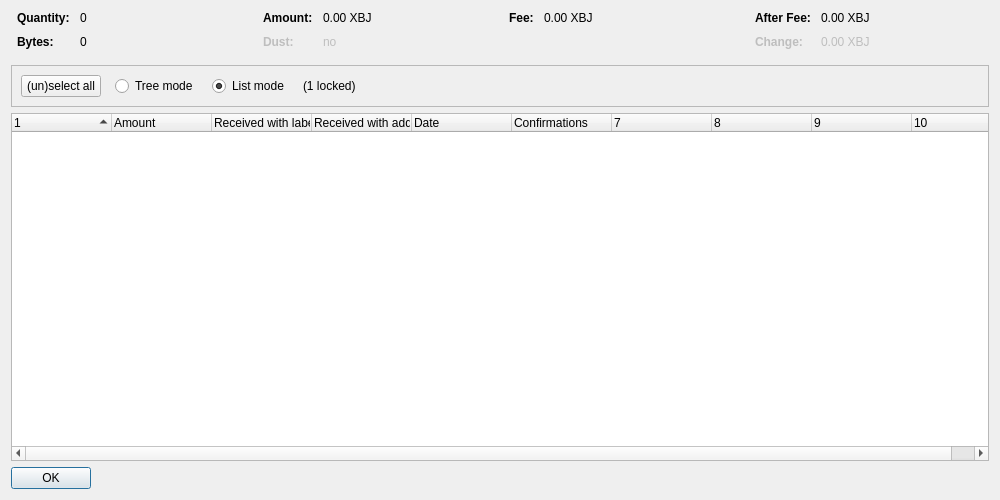
<?xml version="1.0" encoding="UTF-8"?>
<ui version="4.0">
 <class>CoinControlDialog</class>
 <widget class="QDialog" name="CoinControlDialog">
  <property name="geometry">
   <rect>
    <x>0</x>
    <y>0</y>
    <width>1000</width>
    <height>500</height>
   </rect>
  </property>
  <property name="windowTitle">
   <string>Coin Selection</string>
  </property>
  <layout class="QVBoxLayout" name="verticalLayout">
   <item>
    <layout class="QHBoxLayout" name="horizontalLayoutTop" stretch="0,0,0,0">
     <property name="topMargin">
      <number>0</number>
     </property>
     <property name="bottomMargin">
      <number>10</number>
     </property>
     <item>
      <layout class="QFormLayout" name="formLayoutCoinControl1">
       <property name="horizontalSpacing">
        <number>10</number>
       </property>
       <property name="verticalSpacing">
        <number>10</number>
       </property>
       <property name="leftMargin">
        <number>6</number>
       </property>
       <property name="rightMargin">
        <number>6</number>
       </property>
       <item row="0" column="0">
        <widget class="QLabel" name="labelCoinControlQuantityText">
         <property name="font">
          <font>
           <weight>75</weight>
           <bold>true</bold>
          </font>
         </property>
         <property name="text">
          <string>Quantity:</string>
         </property>
        </widget>
       </item>
       <item row="0" column="1">
        <widget class="QLabel" name="labelCoinControlQuantity">
         <property name="cursor">
          <cursorShape>IBeamCursor</cursorShape>
         </property>
         <property name="contextMenuPolicy">
          <enum>Qt::ActionsContextMenu</enum>
         </property>
         <property name="text">
          <string notr="true">0</string>
         </property>
         <property name="textInteractionFlags">
          <set>Qt::LinksAccessibleByMouse|Qt::TextSelectableByKeyboard|Qt::TextSelectableByMouse</set>
         </property>
        </widget>
       </item>
       <item row="1" column="0">
        <widget class="QLabel" name="labelCoinControlBytesText">
         <property name="font">
          <font>
           <weight>75</weight>
           <bold>true</bold>
          </font>
         </property>
         <property name="text">
          <string>Bytes:</string>
         </property>
        </widget>
       </item>
       <item row="1" column="1">
        <widget class="QLabel" name="labelCoinControlBytes">
         <property name="cursor">
          <cursorShape>IBeamCursor</cursorShape>
         </property>
         <property name="contextMenuPolicy">
          <enum>Qt::ActionsContextMenu</enum>
         </property>
         <property name="text">
          <string notr="true">0</string>
         </property>
         <property name="textInteractionFlags">
          <set>Qt::LinksAccessibleByMouse|Qt::TextSelectableByKeyboard|Qt::TextSelectableByMouse</set>
         </property>
        </widget>
       </item>
      </layout>
     </item>
     <item>
      <layout class="QFormLayout" name="formLayoutCoinControl2">
       <property name="horizontalSpacing">
        <number>10</number>
       </property>
       <property name="verticalSpacing">
        <number>10</number>
       </property>
       <property name="leftMargin">
        <number>6</number>
       </property>
       <property name="rightMargin">
        <number>6</number>
       </property>
       <item row="0" column="0">
        <widget class="QLabel" name="labelCoinControlAmountText">
         <property name="font">
          <font>
           <weight>75</weight>
           <bold>true</bold>
          </font>
         </property>
         <property name="text">
          <string>Amount:</string>
         </property>
        </widget>
       </item>
       <item row="0" column="1">
        <widget class="QLabel" name="labelCoinControlAmount">
         <property name="cursor">
          <cursorShape>IBeamCursor</cursorShape>
         </property>
         <property name="contextMenuPolicy">
          <enum>Qt::ActionsContextMenu</enum>
         </property>
         <property name="text">
          <string notr="true">0.00 XBJ</string>
         </property>
         <property name="textInteractionFlags">
          <set>Qt::LinksAccessibleByMouse|Qt::TextSelectableByKeyboard|Qt::TextSelectableByMouse</set>
         </property>
        </widget>
       </item>
       <item row="1" column="0">
        <widget class="QLabel" name="labelCoinControlLowOutputText">
         <property name="enabled">
          <bool>false</bool>
         </property>
         <property name="font">
          <font>
           <weight>75</weight>
           <bold>true</bold>
          </font>
         </property>
         <property name="text">
          <string>Dust:</string>
         </property>
        </widget>
       </item>
       <item row="1" column="1">
        <widget class="QLabel" name="labelCoinControlLowOutput">
         <property name="enabled">
          <bool>false</bool>
         </property>
         <property name="cursor">
          <cursorShape>IBeamCursor</cursorShape>
         </property>
         <property name="contextMenuPolicy">
          <enum>Qt::ActionsContextMenu</enum>
         </property>
         <property name="text">
          <string notr="true">no</string>
         </property>
         <property name="textInteractionFlags">
          <set>Qt::LinksAccessibleByMouse|Qt::TextSelectableByKeyboard|Qt::TextSelectableByMouse</set>
         </property>
        </widget>
       </item>
      </layout>
     </item>
     <item>
      <layout class="QFormLayout" name="formLayoutCoinControl3">
       <property name="horizontalSpacing">
        <number>10</number>
       </property>
       <property name="verticalSpacing">
        <number>10</number>
       </property>
       <property name="leftMargin">
        <number>6</number>
       </property>
       <property name="rightMargin">
        <number>6</number>
       </property>
       <item row="0" column="0">
        <widget class="QLabel" name="labelCoinControlFeeText">
         <property name="font">
          <font>
           <weight>75</weight>
           <bold>true</bold>
          </font>
         </property>
         <property name="text">
          <string>Fee:</string>
         </property>
        </widget>
       </item>
       <item row="0" column="1">
        <widget class="QLabel" name="labelCoinControlFee">
         <property name="cursor">
          <cursorShape>IBeamCursor</cursorShape>
         </property>
         <property name="contextMenuPolicy">
          <enum>Qt::ActionsContextMenu</enum>
         </property>
         <property name="text">
          <string notr="true">0.00 XBJ</string>
         </property>
         <property name="textInteractionFlags">
          <set>Qt::LinksAccessibleByMouse|Qt::TextSelectableByKeyboard|Qt::TextSelectableByMouse</set>
         </property>
        </widget>
       </item>
      </layout>
     </item>
     <item>
      <layout class="QFormLayout" name="formLayoutCoinControl4">
       <property name="horizontalSpacing">
        <number>10</number>
       </property>
       <property name="verticalSpacing">
        <number>10</number>
       </property>
       <property name="leftMargin">
        <number>6</number>
       </property>
       <property name="rightMargin">
        <number>6</number>
       </property>
       <item row="0" column="0">
        <widget class="QLabel" name="labelCoinControlAfterFeeText">
         <property name="font">
          <font>
           <weight>75</weight>
           <bold>true</bold>
          </font>
         </property>
         <property name="text">
          <string>After Fee:</string>
         </property>
        </widget>
       </item>
       <item row="0" column="1">
        <widget class="QLabel" name="labelCoinControlAfterFee">
         <property name="cursor">
          <cursorShape>IBeamCursor</cursorShape>
         </property>
         <property name="contextMenuPolicy">
          <enum>Qt::ActionsContextMenu</enum>
         </property>
         <property name="text">
          <string notr="true">0.00 XBJ</string>
         </property>
         <property name="textInteractionFlags">
          <set>Qt::LinksAccessibleByMouse|Qt::TextSelectableByKeyboard|Qt::TextSelectableByMouse</set>
         </property>
        </widget>
       </item>
       <item row="1" column="0">
        <widget class="QLabel" name="labelCoinControlChangeText">
         <property name="enabled">
          <bool>false</bool>
         </property>
         <property name="font">
          <font>
           <weight>75</weight>
           <bold>true</bold>
          </font>
         </property>
         <property name="text">
          <string>Change:</string>
         </property>
        </widget>
       </item>
       <item row="1" column="1">
        <widget class="QLabel" name="labelCoinControlChange">
         <property name="enabled">
          <bool>false</bool>
         </property>
         <property name="cursor">
          <cursorShape>IBeamCursor</cursorShape>
         </property>
         <property name="contextMenuPolicy">
          <enum>Qt::ActionsContextMenu</enum>
         </property>
         <property name="text">
          <string notr="true">0.00 XBJ</string>
         </property>
         <property name="textInteractionFlags">
          <set>Qt::LinksAccessibleByMouse|Qt::TextSelectableByKeyboard|Qt::TextSelectableByMouse</set>
         </property>
        </widget>
       </item>
      </layout>
     </item>
    </layout>
   </item>
   <item>
    <widget class="QFrame" name="frame">
     <property name="minimumSize">
      <size>
       <width>0</width>
       <height>40</height>
      </size>
     </property>
     <property name="frameShape">
      <enum>QFrame::StyledPanel</enum>
     </property>
     <property name="frameShadow">
      <enum>QFrame::Sunken</enum>
     </property>
     <layout class="QHBoxLayout" name="horizontalLayout">
      <item>
       <layout class="QHBoxLayout" name="horizontalLayoutPanel" stretch="0,0,0,0,0">
        <property name="spacing">
         <number>14</number>
        </property>
        <item>
         <widget class="QPushButton" name="pushButtonSelectAll">
          <property name="sizePolicy">
           <sizepolicy hsizetype="Maximum" vsizetype="Fixed">
            <horstretch>0</horstretch>
            <verstretch>0</verstretch>
           </sizepolicy>
          </property>
          <property name="text">
           <string>(un)select all</string>
          </property>
          <property name="autoDefault">
           <bool>false</bool>
          </property>
         </widget>
        </item>
        <item>
         <widget class="QRadioButton" name="radioTreeMode">
          <property name="sizePolicy">
           <sizepolicy hsizetype="Maximum" vsizetype="Fixed">
            <horstretch>0</horstretch>
            <verstretch>0</verstretch>
           </sizepolicy>
          </property>
          <property name="text">
           <string>Tree mode</string>
          </property>
         </widget>
        </item>
        <item>
         <widget class="QRadioButton" name="radioListMode">
          <property name="sizePolicy">
           <sizepolicy hsizetype="Maximum" vsizetype="Fixed">
            <horstretch>0</horstretch>
            <verstretch>0</verstretch>
           </sizepolicy>
          </property>
          <property name="text">
           <string>List mode</string>
          </property>
          <property name="checked">
           <bool>true</bool>
          </property>
         </widget>
        </item>
        <item>
         <widget class="QLabel" name="labelLocked">
          <property name="text">
           <string notr="true">(1 locked)</string>
          </property>
         </widget>
        </item>
        <item>
         <spacer name="horizontalSpacer">
          <property name="orientation">
           <enum>Qt::Horizontal</enum>
          </property>
          <property name="sizeHint" stdset="0">
           <size>
            <width>40</width>
            <height>20</height>
           </size>
          </property>
         </spacer>
        </item>
       </layout>
      </item>
     </layout>
    </widget>
   </item>
   <item>
    <widget class="CoinControlTreeWidget" name="treeWidget">
     <property name="contextMenuPolicy">
      <enum>Qt::CustomContextMenu</enum>
     </property>
     <property name="sortingEnabled">
      <bool>false</bool>
     </property>
     <property name="columnCount">
      <number>10</number>
     </property>
     <attribute name="headerShowSortIndicator" stdset="0">
      <bool>true</bool>
     </attribute>
     <attribute name="headerStretchLastSection">
      <bool>false</bool>
     </attribute>
     <column>
      <property name="text">
       <string/>
      </property>
     </column>
     <column>
      <property name="text">
       <string>Amount</string>
      </property>
     </column>
     <column>
      <property name="text">
       <string>Received with label</string>
      </property>
     </column>
     <column>
      <property name="text">
       <string>Received with address</string>
      </property>
     </column>
     <column>
      <property name="text">
       <string>Date</string>
      </property>
     </column>
     <column>
      <property name="text">
       <string>Confirmations</string>
      </property>
      <property name="toolTip">
       <string>Confirmed</string>
      </property>
     </column>
     <column>
      <property name="text">
       <string/>
      </property>
     </column>
     <column>
      <property name="text">
       <string/>
      </property>
     </column>
     <column>
      <property name="text">
       <string/>
      </property>
     </column>
     <column>
      <property name="text">
       <string/>
      </property>
     </column>
    </widget>
   </item>
   <item>
    <widget class="QDialogButtonBox" name="buttonBox">
     <property name="sizePolicy">
      <sizepolicy hsizetype="Maximum" vsizetype="Fixed">
       <horstretch>0</horstretch>
       <verstretch>0</verstretch>
      </sizepolicy>
     </property>
     <property name="orientation">
      <enum>Qt::Horizontal</enum>
     </property>
     <property name="standardButtons">
      <set>QDialogButtonBox::Ok</set>
     </property>
    </widget>
   </item>
  </layout>
 </widget>
 <customwidgets>
  <customwidget>
   <class>CoinControlTreeWidget</class>
   <extends>QTreeWidget</extends>
   <header>qt/coincontroltreewidget.h</header>
  </customwidget>
 </customwidgets>
 <resources/>
 <connections/>
</ui>
